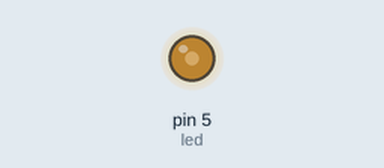
The sketch below on a simulated Arduino Uno, built with avr-gcc and run on an emulated ATmega328P. Parts: output pins drawn as LEDs (lit = HIGH).

Above: at 0.1 s.
Timing chart, 0 to 1.6 s (numbered marks = the images above):
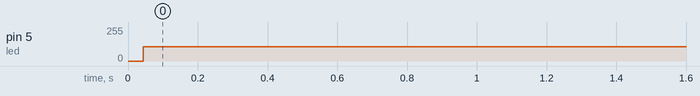

The sketch:

Codigo_11.ino
```cpp
#define led 5

void setup() {
  pinMode(led, OUTPUT);
  digitalWrite(led, LOW);
}
void loop() {
  for (int i = 0; i < 255; i++)
  {
    analogWrite(led, i);
  }
  for (int i = 255; i > 0; i--)
  {
    analogWrite(led, i);
  }

}
```

Measured:
- by itself, pin 5 (led): 0/255 → 108/255 at 0.04 s
